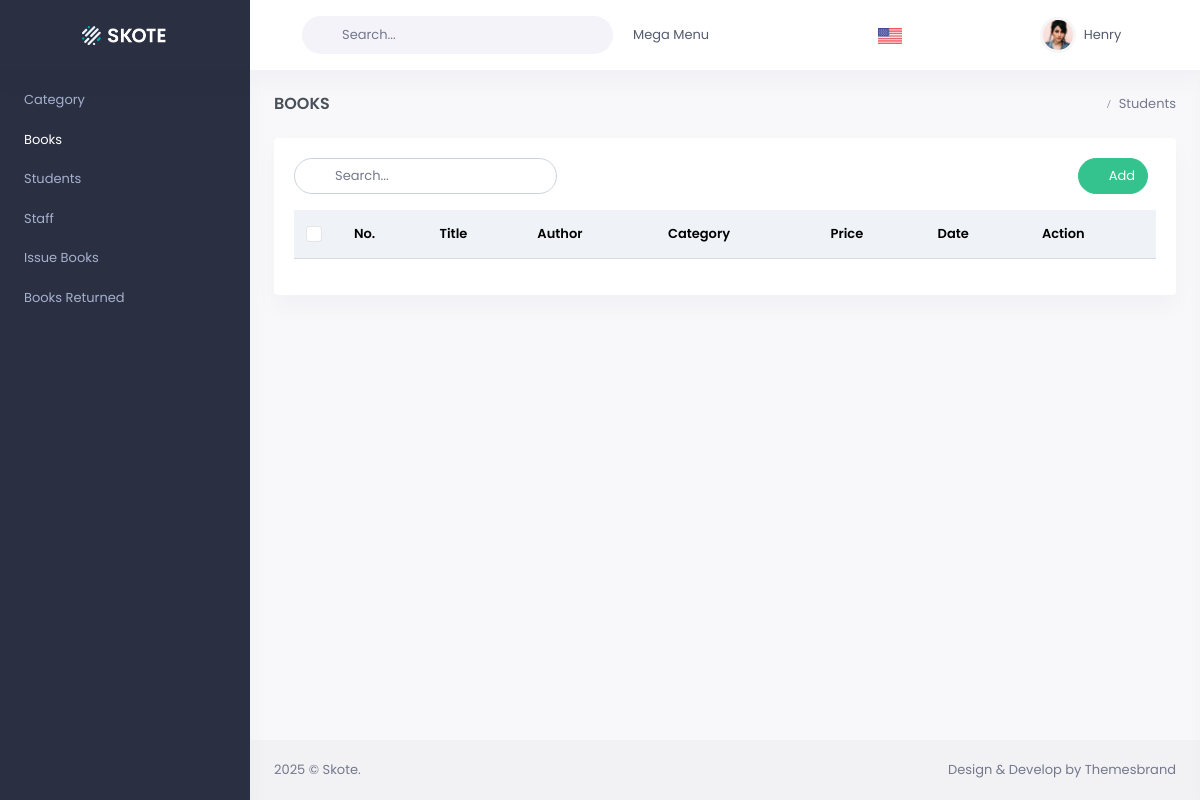
The page /books/ on the database as committed earlier.
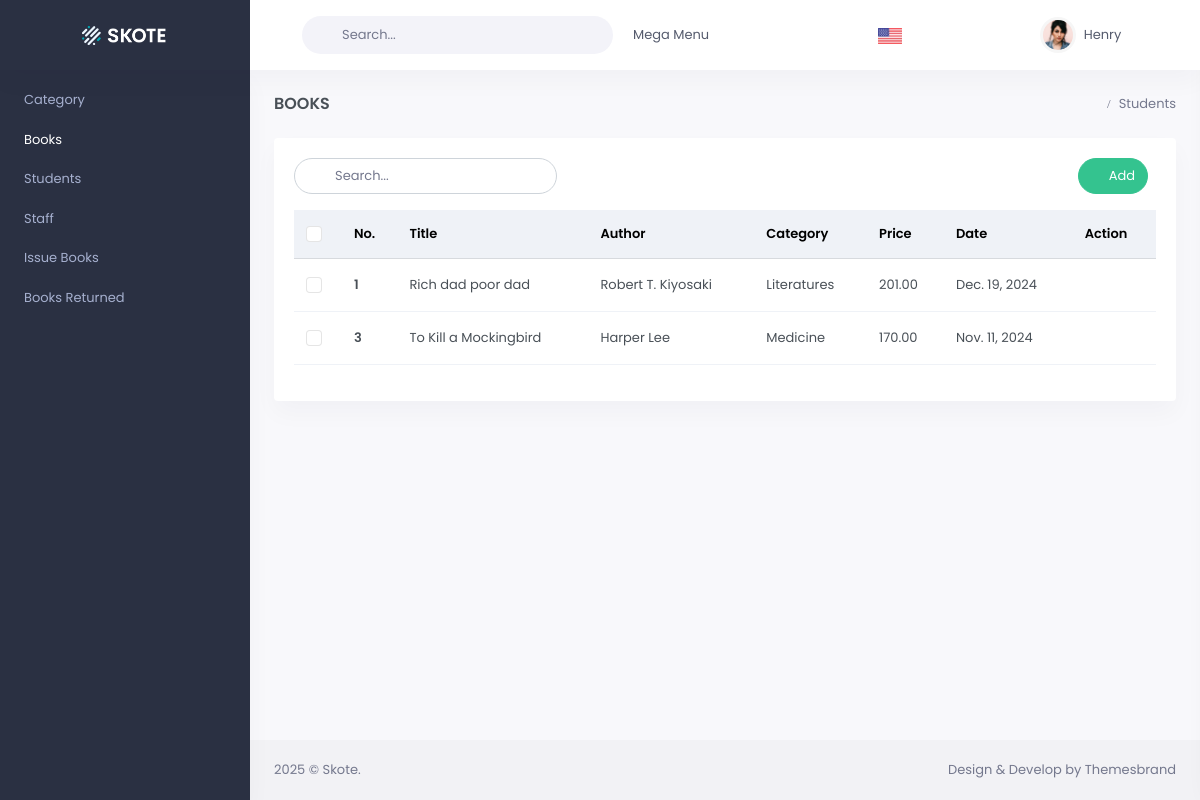
The same page on the database as committed later.
### Page/models.py (models this page shows)
class Book(models.Model):
    id = models.AutoField(primary_key=True)
    title = models.CharField(max_length=100, verbose_name="Title")
    author = models.CharField(max_length=50, verbose_name="Author")
    category = models.ForeignKey(Category, on_delete=models.CASCADE, verbose_name="Category")
    price = models.DecimalField(max_digits=5, decimal_places=2, verbose_name="Price")
    date_added = models.DateField(default=date.today, verbose_name="Date Added")

class Category(models.Model):
    subject = models.CharField(max_length=50, verbose_name="Subject")

### Page/views.py (the view)
# urls.py: path('books/', views.all_books,name='books'),
def all_books(request):
    books = Book.objects.all()
    print(books)
    return render(request, 'books.html', {'books': books , 'category': Category.objects.all()})

### templates/books.html (shortened to what this page needs)
{% extends "layouts/base.html" %} {% load static %}
{% block content %}
<body>
  <div class="main-content">
    <div class="page-content">
      <div class="container-fluid">
        <div class="row">
          <div class="col-12">
            <div class="page-title-box d-sm-flex align-items-center justify-content-between">
              <h4 class="mb-sm-0 font-size-18">Books</h4>
              <div class="page-title-right">
                <ol class="breadcrumb m-0">
                  <li class="breadcrumb-item active">Students</li>
                </ol>
              </div>
            </div>
          </div>
        </div>
        <div class="row">
          <div class="col-12">
            <div class="card">
              <div class="card-body">
                <div class="row mb-2">
                  <div class="col-sm-4">
                    <div class="search-box me-2 mb-2 d-inline-block">
                      <div class="position-relative">
                        <input type="text" class="form-control" placeholder="Search..." id="searchInput" oninput="searchElement()">
                        <i class="bx bx-search-alt search-icon"></i>
                      </div>
                    </div>
                  </div>
                  <div class="col-sm-8">
                    <div class="text-sm-end">
                      <button type="button" class="btn btn-success btn-rounded waves-effect waves-light mb-2 me-2"
                        onclick="addbtn()">
                        <i class="mdi mdi-plus me-1"></i> Add
                      </button>
                    </div>
                  </div>
                </div>
                <div class="table-responsive">
                  <div id="searchResultsContainer">
                  <table class="table align-middle table-nowrap table-check">
                    <thead class="table-light">
                      <tr>
                        <th style="width: 20px" class="align-middle">
                          <div class="form-check font-size-16">
                            <input class="form-check-input" type="checkbox" id="checkAll" />
                          </div>
                        </th>
                        <th class="align-middle">No.</th>
                        <th class="align-middle">Title</th>
                        <th class="align-middle">Author</th>
                        <th class="align-middle">Category</th>
                        <th class="align-middle">Price</th>
                        <th class="align-middle">Date</th>
                        <th class="align-middle">Action</th>
                      </tr>
                    </thead>
                    <tbody>
                      {% for book in books %}
                      <tr id="item-{{ books.id }}">
                        <td>
                          <div class="form-check font-size-16">
                            <input class="form-check-input" type="checkbox" id="orderidcheck09" />
                          </div>
                        </td>
                        <td>
                          <a href="javascript: void(0);" class="text-body fw-bold">{{book.id}}</a>
                        </td>
                        <td>{{book.title}}</td>
                        <td>{{book.author}}</td>
                        <td>{{book.category.subject}}</td>
                        <td>{{book.price}}</td>
                        <td>{{book.date_added}}</td>
                        <td>
                          <div class="d-flex gap-3">
                            <a href="javascript:void(0);" class="text-success"><i class="mdi mdi-pencil font-size-18"
                                onclick="editbtn('{{book.id}}','{{book.title}}', '{{book.author}}', '{{book.category.id}}', '{{book.price}}', '{{book.date_added}}')"></i></a>
                            <a href="javascript:void(0);" class="text-danger" onclick="deletebtn('{{book.id}}')"><i
                                class="mdi mdi-delete font-size-18"></i></a>
                          </div>
                        </td>
                      </tr>
                      {% endfor %}
                    </tbody>
                  </table>
                </div>
                </div>
              </div>
            </div>
          </div>
        </div>
      </div>
    </div>
  </div>
</body>
{% endblock %}

### templates/layouts/base.html (shortened to what this page needs)
<!DOCTYPE html>
<html lang="en">
{% load static %}
<head>
    <link rel="stylesheet" type="text/css" href="{% static 'assets/css/bootstrap.min.css' %}"  />
    <link rel="stylesheet" type="text/css" href="{% static 'assets/css/icons.min.css' %}" />
    <link rel="stylesheet" type="text/css" href="{% static 'assets/css/app.min.css' %}" />
</head>
<body data-sidebar="dark" data-layout-mode="light">
    {% include "layouts/header.html" %}
    {% block content %}
    {% endblock content %}
    {% include "layouts/footer.html" %}
    {% include "layouts/sidebar.html" %}
</body>
</html>

### templates/layouts/header.html (shortened to what this page needs)
{% load static %}
<div id="layout-wrapper">
  <header id="page-topbar">
    <div class="navbar-header">
      <div class="d-flex">
        <div class="navbar-brand-box">
          <a href="index.html" class="logo logo-light">
            <span class="logo-lg">
              <img src="{%static 'assets/images/logo-light.png' %}" alt="" height="19" />
            </span>
          </a>
        </div>
        <button type="button" class="btn btn-sm px-3 font-size-16 header-item waves-effect" id="vertical-menu-btn">
          <i class="fa fa-fw fa-bars"></i>
        </button>
        <form class="app-search d-none d-lg-block">
          <div class="position-relative">
            <input type="text" class="form-control" placeholder="Search..." />
            <span class="bx bx-search-alt"></span>
          </div>
        </form>
        <div class="dropdown dropdown-mega d-none d-lg-block ms-2">
          <button type="button" class="btn header-item waves-effect" data-bs-toggle="dropdown" aria-haspopup="false"
            aria-expanded="false">
            <span key="t-megamenu">Mega Menu</span>
            <i class="mdi mdi-chevron-down"></i>
          </button>
        </div>
      </div>
      <div class="d-flex">
        <div class="dropdown d-inline-block">
          <button type="button" class="btn header-item waves-effect" data-bs-toggle="dropdown" aria-haspopup="true"
            aria-expanded="false">
            <img id="header-lang-img" src="{%static 'assets/images/flags/us.jpg' %}" alt="Header Language"
              height="16" />
          </button>
        </div>
        <div class="dropdown d-none d-lg-inline-block ms-1">
          <button type="button" class="btn header-item noti-icon waves-effect" data-bs-toggle="dropdown"
            aria-haspopup="true" aria-expanded="false">
            <i class="bx bx-customize"></i>
          </button>
        </div>
        <div class="dropdown d-none d-lg-inline-block ms-1">
          <button type="button" class="btn header-item noti-icon waves-effect" data-bs-toggle="fullscreen">
            <i class="bx bx-fullscreen"></i>
          </button>
        </div>
        <div class="dropdown d-inline-block">
          <button type="button" class="btn header-item noti-icon waves-effect" id="page-header-notifications-dropdown"
            data-bs-toggle="dropdown" aria-haspopup="true" aria-expanded="false">
          </button>
        </div>
        <div class="dropdown d-inline-block">
          <button type="button" class="btn header-item waves-effect" id="page-header-user-dropdown"
            data-bs-toggle="dropdown" aria-haspopup="true" aria-expanded="false">
            <img class="rounded-circle header-profile-user" src="{%static 'assets/images/users/avatar-1.jpg' %}"
              alt="Header Avatar" />
            <span class="d-none d-xl-inline-block ms-1" key="t-henry">Henry</span>
            <i class="mdi mdi-chevron-down d-none d-xl-inline-block"></i>
          </button>
        </div>
        <div class="dropdown d-inline-block">
          <button type="button" class="btn header-item noti-icon right-bar-toggle waves-effect">
            <i class="bx bx-cog bx-spin"></i>
          </button>
        </div>
      </div>
    </div>
  </header>
</div>

### templates/layouts/footer.html (shortened to what this page needs)
{% load static %}
<footer class="footer">
    <div class="container-fluid">
        <div class="row">
            <div class="col-sm-6">
                 © Skote.
            </div>
            <div class="col-sm-6">
                <div class="text-sm-end d-none d-sm-block">
                    Design &amp; Develop by Themesbrand
                </div>
            </div>
        </div>
    </div>
</footer>

### templates/layouts/sidebar.html (shortened to what this page needs)
{% load static %}
<body>
    <div class="vertical-menu">
        <div data-simplebar="init" class="h-100">
            <div class="simplebar-wrapper" style="margin: 0px;">
                <div class="simplebar-mask">
                    <div class="simplebar-offset" style="right: -16.8px; bottom: 0px;">
                        <div class="simplebar-content-wrapper" style="height: 100%; overflow: hidden scroll;">
                            <div class="simplebar-content" style="padding: 0px;">
                                <div id="sidebar-menu" class="mm-active">
                                    <ul class="metismenu list-unstyled mm-show" id="side-menu">
                                        <li>
                                            <a href="/category/" key="t-vertical" aria-expanded="true">Category</a>
                                        </li>
                                        <li><a href="/books/" key="t-default">Books</a></li>
                                        <li><a href="{% url 'person-table' %}" key="t-default">Students</a></li>
                                        <li><a href="{% url 'stuff' %}" key="t-default">Staff</a></li>
                                        <li><a href="/issue-table/" key="t-default">Issue Books</a></li>
                                        <li><a href="/returnbook-page/" key="t-default">Books Returned</a></li>
                                    </ul>
                                </div>
                            </div>
                        </div>
                    </div>
                </div>
</body>

Rows that differ between the two databases and show on the page:
added Book: id "1", title "Rich dad poor dad", author "Robert T. Kiyosaki", category.subject "Literatures", price "201.00", date_added "Dec. 19, 2024"
added Book: id "3", title "To Kill a Mockingbird", author "Harper Lee", category.subject "Medicine", price "170.00", date_added "Nov. 11, 2024"
